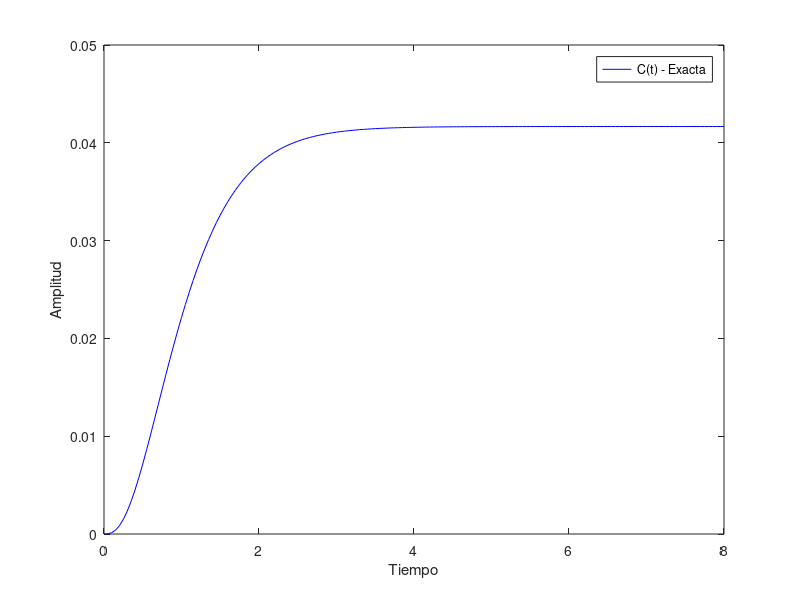
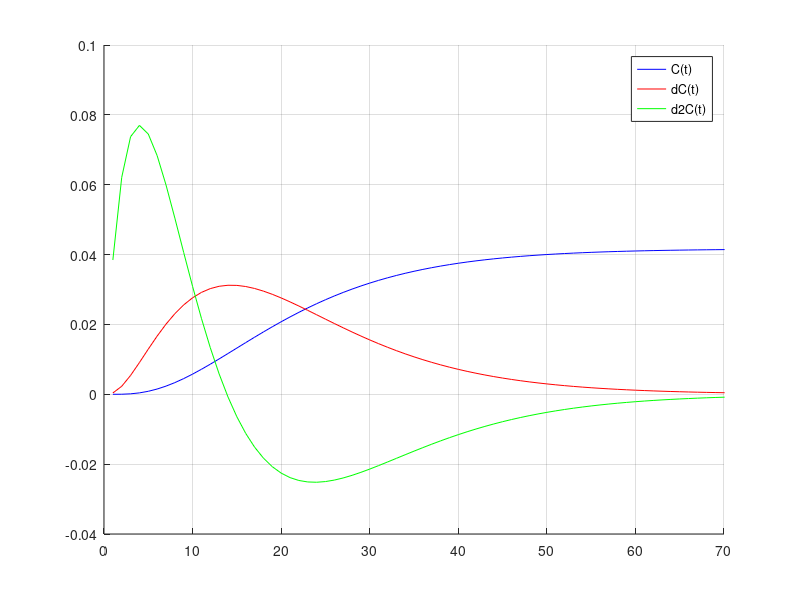
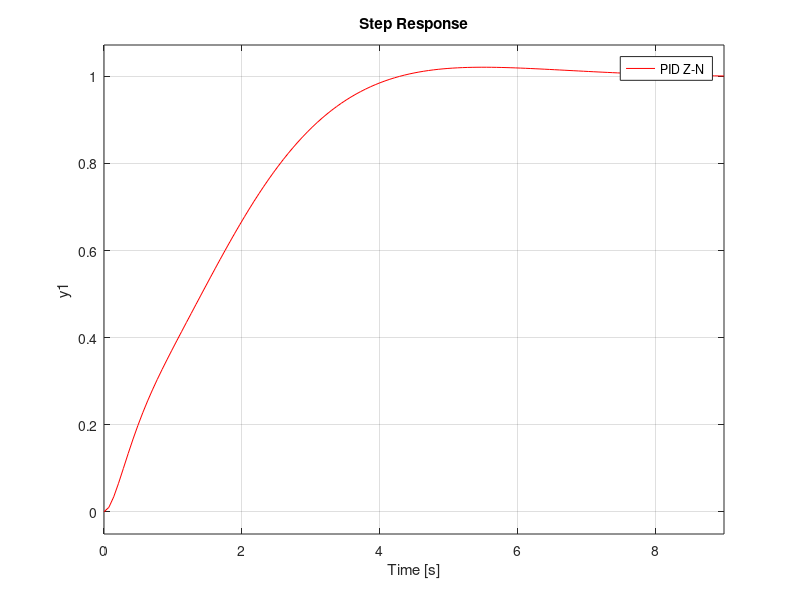

Here is the MATLAB script that generated these plots, in order:
%% SINTONIZACION - Curva de Reaccion del Proceso PID
num = [1];
den = [1 9 26 24];
Gp = tf(num, den);

%----step de Gp con t-------
dt = 0.05;
t = 0:dt:8;
C = step(Gp, t);
%---------------------------

figure(1);
plot(t, C, '-b');
    ylabel('Amplitud');
    xlabel('Tiempo');
    legend('C(t) - Exacta');

%----Punto de Inflexion----
dC = diff(C)/dt;
d2C = diff(dC)/dt;
%--------------------------

figure(2)
hold on
plot(C, '-b')
plot(dC, '-r')
plot(d2C, '-g')
    legend('C(t)', 'dC(t)', 'd2C(t)')
    grid
    axis([0 70 -0.04 0.1])

[m, p] = max(dC)    % CONSOLA m=0.0312
tpi = t(p)      % CONSOLA da 0.65 (x), entonces en la GRAFICA lo marco con punto y me fijo el valor de Y=0.01167
    % y = m*x + h
    % 0.01167 = 0.0312*0.65 + h 
                            % h = (-0.00858)
L = 0.275;
    % L=-ord/m --> 0.00858/0.0312
T = 1.3356;
    % AL=G(0) --> 0.04167 = 0.0312.T - 0.00858 --> T=1.6101 --> Ti = T-L = 1.33556
        % GRAFICA 0.04167 es el valor donde se estabiliza (grafica linea 13)
    % el valor de Ti es el que pongo en matlab como T

%-----Tabla amarilla--------
kp = (1.2*T/L);
Ti = 2*L;
Td = 0.5*L;
%-----------------------

num = [kp*Td*Ti kp*Ti kp];
den = [Ti 0];
Gc = tf(num, den);

FTLC = feedback(Gc*Gp, 1);
figure(3)
hold on; 
step(FTLC, '-b');

%------Mejorando los parametros (1)-------
kp1 = 1.5*kp;
Td1 = 3*Td;

num = [kp1*Td1*Ti kp1*Ti kp1];
den = [Ti 0];
Gc = tf(num, den);

FTLC = feedback(Gc*Gp, 1);
step(FTLC, '-r');
    legend('PID Z-N', 'PID mejorado');
%------------------------------------

%------Mejorando los parametros (2)-------
kp1 = 1.5*kp;
Td2 = 5*Td;

num = [kp1*Td2*Ti kp1*Ti kp1];
den = [Ti 0];
Gc = tf(num, den);

FTLC = feedback(Gc*Gp, 1);
step(FTLC, '-g');
    legend('PID Z-N', 'PID mejorado1', 'PID mejorado2');
%------------------------------------

%------Mejorando los parametros (3)-------
kp2 = 1.5*kp;
Td3 = 4*Td;

num = [kp2*Td3*Ti kp2*Ti kp2];
den = [Ti 0];
Gc = tf(num, den);

FTLC = feedback(Gc*Gp, 1);
step(FTLC, '-r');
    legend('PID Z-N', 'PID mejorado1', 'PID mejorado2', 'PID mejorado3');
%------------------------------------
